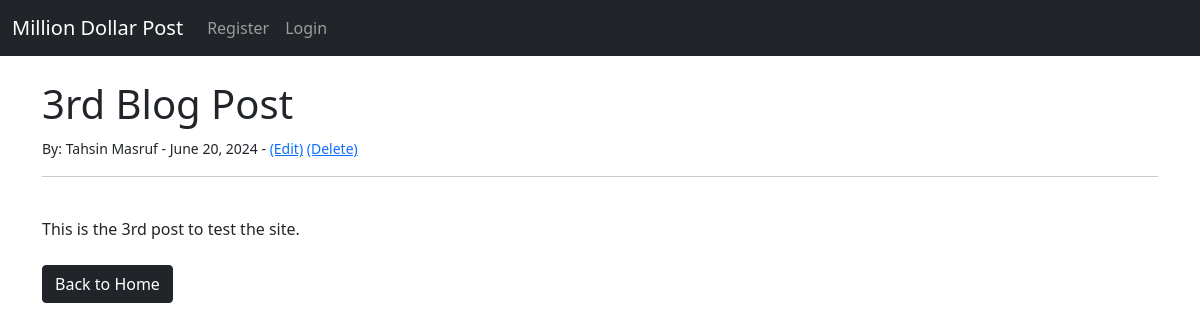
Before: /airticle/3 with the older database file.
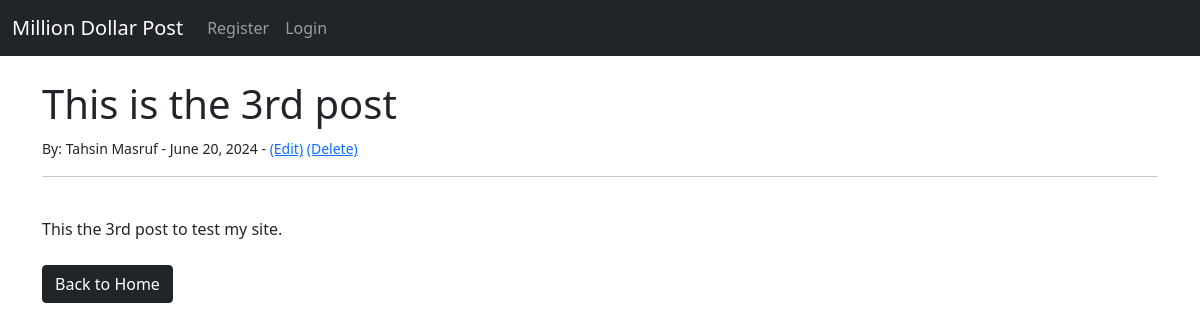
After: the same page with the newer database file.
### blog/models.py (models this page shows, shortened)
class Post(models.Model):
    title = models.CharField(max_length=255)
    title_tag = models.CharField(max_length=255)
    author = models.ForeignKey(User, on_delete=models.CASCADE)
    content = models.TextField()
    post_date = models.DateField(auto_now_add=True)

### blog/views.py (the view)
# urls.py: path('airticle/<int:pk>', AirticleDetailview.as_view(), name='article-detail'),
class AirticleDetailview(DetailView):
    model = Post
    template_name = 'article_details.html'

### blog/templates/article_details.html (shortened to what this page needs)
{% extends "base.html" %}
{% block content %}
<h1>{{ post.title }}</h1>
<small>By:
    {{ post.author.first_name }}
    {{ post.author.last_name }} -
    {{ post.post_date }} -
    <a href = "{% url 'Update_Post' post.pk %}">(Edit)</a>
    <a href = "{% url 'Delete_Post' post.pk %}">(Delete)</a>
</small><br/>
<hr>
<br/>
{{ post.content }}
<br/><br/>
<a href="{% url 'home' %}" class="btn btn-dark"> Back to Home</a>
{% endblock %}

### blog/templates/base.html (shortened to what this page needs)
<!doctype html>
<html lang="en">
  <head>
    <link href="https://cdn.jsdelivr.net/npm/bootstrap@5.0.2/dist/css/bootstrap.min.css" rel="stylesheet">
  </head>
  <body>
    <nav class="navbar navbar-expand-lg navbar-dark bg-dark">
        <div class="container-fluid">
          <a class="navbar-brand" href="{% url 'home' %}"> Million Dollar Post</a>
          <div class="collapse navbar-collapse" id="navbarSupportedContent">
            <ul class="navbar-nav me-auto mb-2 mb-lg-0">
              {% if user.is_authenticated %}
                <li class="nav-item">
                  <a class="nav-link" href="{% url 'Add_Post' %}">Add Post</a>
                </li>
                <li class="nav-item">
                  <form id="logout-form" method="post" action="{% url 'logout' %}" style="display: none;">
                    {% csrf_token %}
                  </form>
                  <a class="nav-link" href="#" onclick="document.getElementById('logout-form').submit(); return false;">Logout</a>
                </li>
              {% else %}
                <li class="nav-item">
                  <a class="nav-link" href="{% url 'Register' %}">Register</a>
                </li>
                <li class="nav-item">
                  <a class="nav-link" href="{% url 'login' %}">Login</a>
                </li>
              {% endif %}
            </ul>
          </div>
        </div>
      </nav>
    <br/>
    <div class="container">
        {% block content %}
        {% endblock %}
    </div>
  </body>
</html>

Changed rows visible on the page:
changed Post "Tahsin": title "3rd Blog Post" → "This is the 3rd post"; content "This is the 3rd post to test the site." → "This the 3rd post to test my site."
